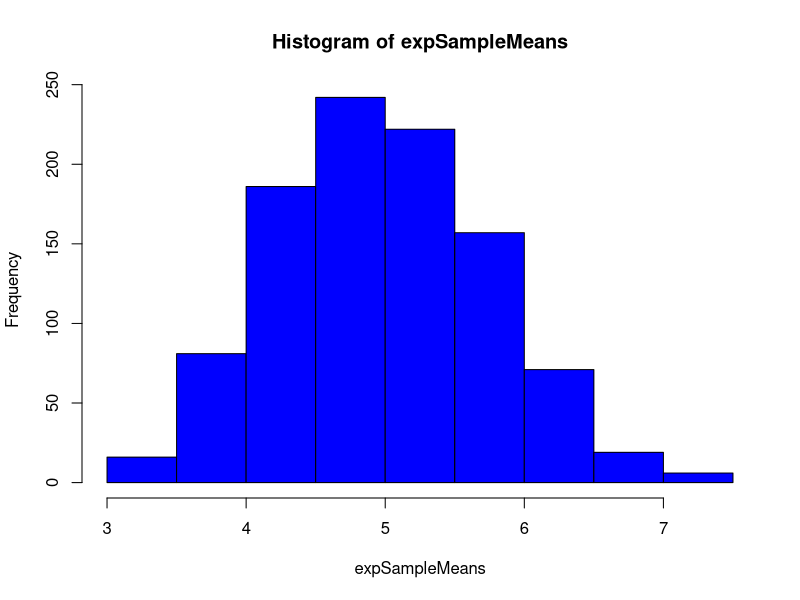
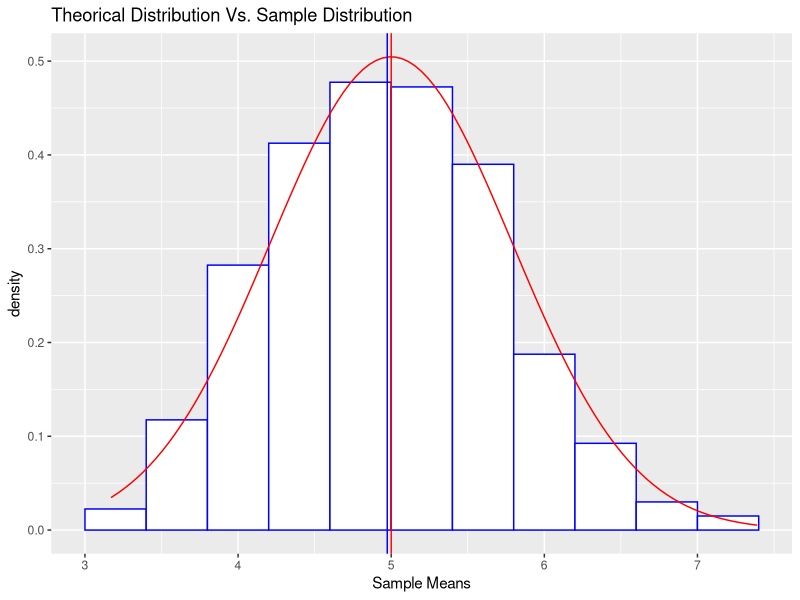

R code for these plots, in order:
## ---- chunk 1
knitr::opts_chunk$set(echo = TRUE)
## ---- chunk 2
library(ggplot2)
set.seed(1234)

lambda <- 0.2
n <- 40
sim <- 1000
expSampleMeans <- NULL

for (i in 1:sim){
  expSampleMeans <- c(expSampleMeans, mean(rexp(n, lambda)))
}

sampleMean <- mean(expSampleMeans)
sampleStandar_deviation <- sd(expSampleMeans)
sampleVariance <- var(expSampleMeans)

hist(expSampleMeans, col = "blue")

round(mean(expSampleMeans), 2)

var <- (1 / lambda)^2 / (n) 
mu <- 1/lambda

mu


var
round(mean(sampleVariance), 2)
## ---- chunk 3

data <- as.data.frame(expSampleMeans)
plot <- ggplot(data, aes(x = expSampleMeans));
plot <- plot + geom_histogram(binwidth = 0.4, color = 'blue', fill = 'white', aes(y = ..density..)) 
plot <- plot + stat_function(fun = dnorm, color = 'red', args = list(mean = 5, sd = sqrt(0.625))) 
plot <- plot + geom_vline(xintercept = mean(expSampleMeans), color="blue");
plot <- plot + geom_vline(xintercept = mu, color="red");
plot <- plot + labs(colour = "Blue")
plot <- plot + labs(x = "Sample Means")
plot <- plot + labs(title = "Theorical Distribution Vs. Sample Distribution")

plot
